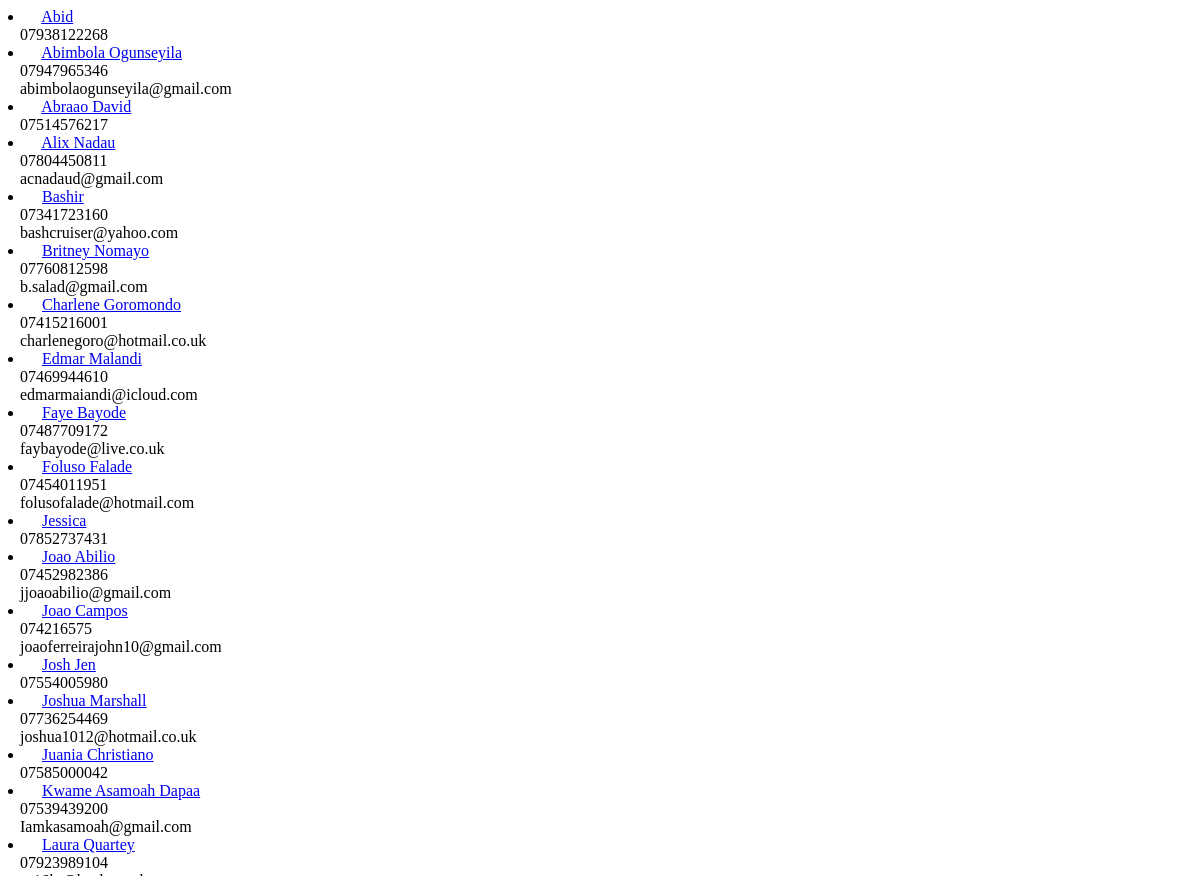
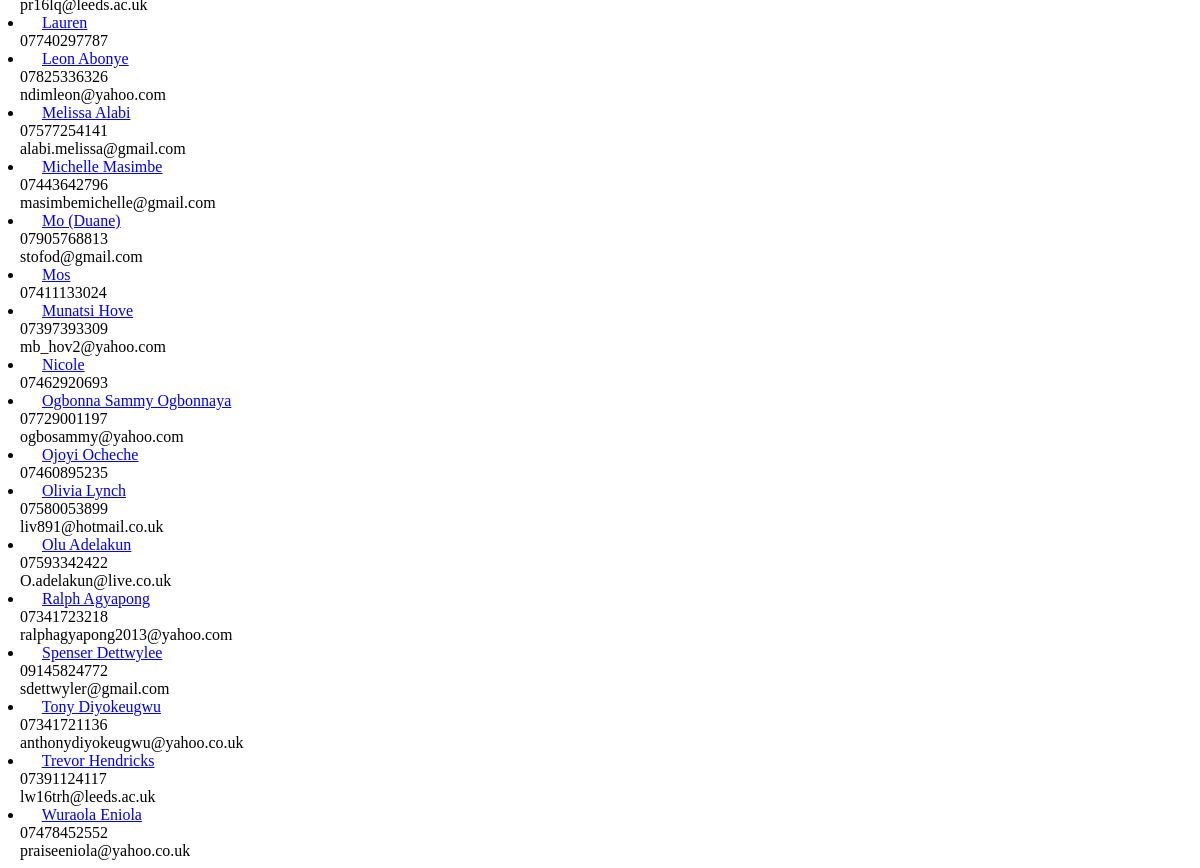
Page /member/_status/First Timer (signed in) on the earlier database version (2 pictures, top to bottom).
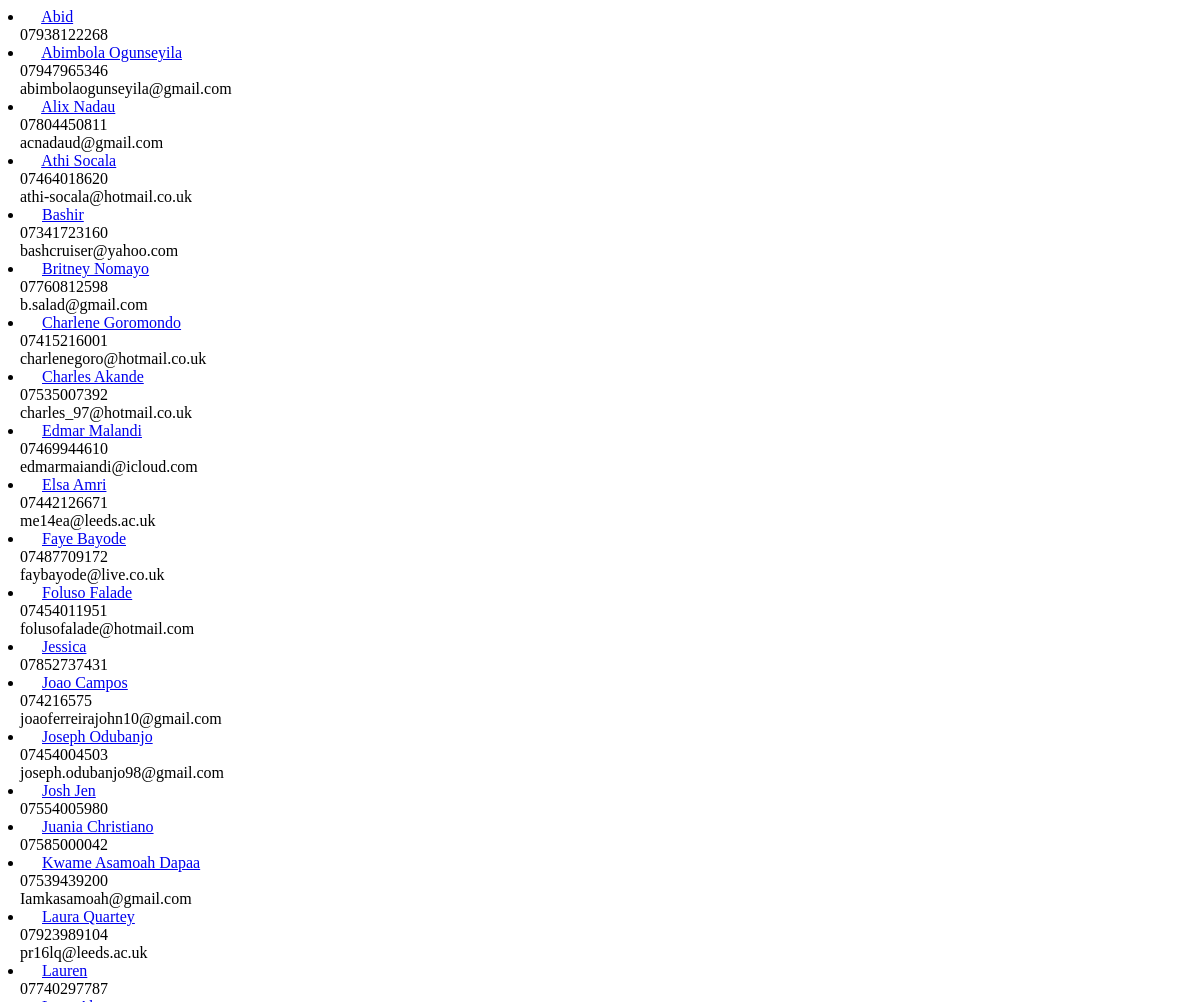
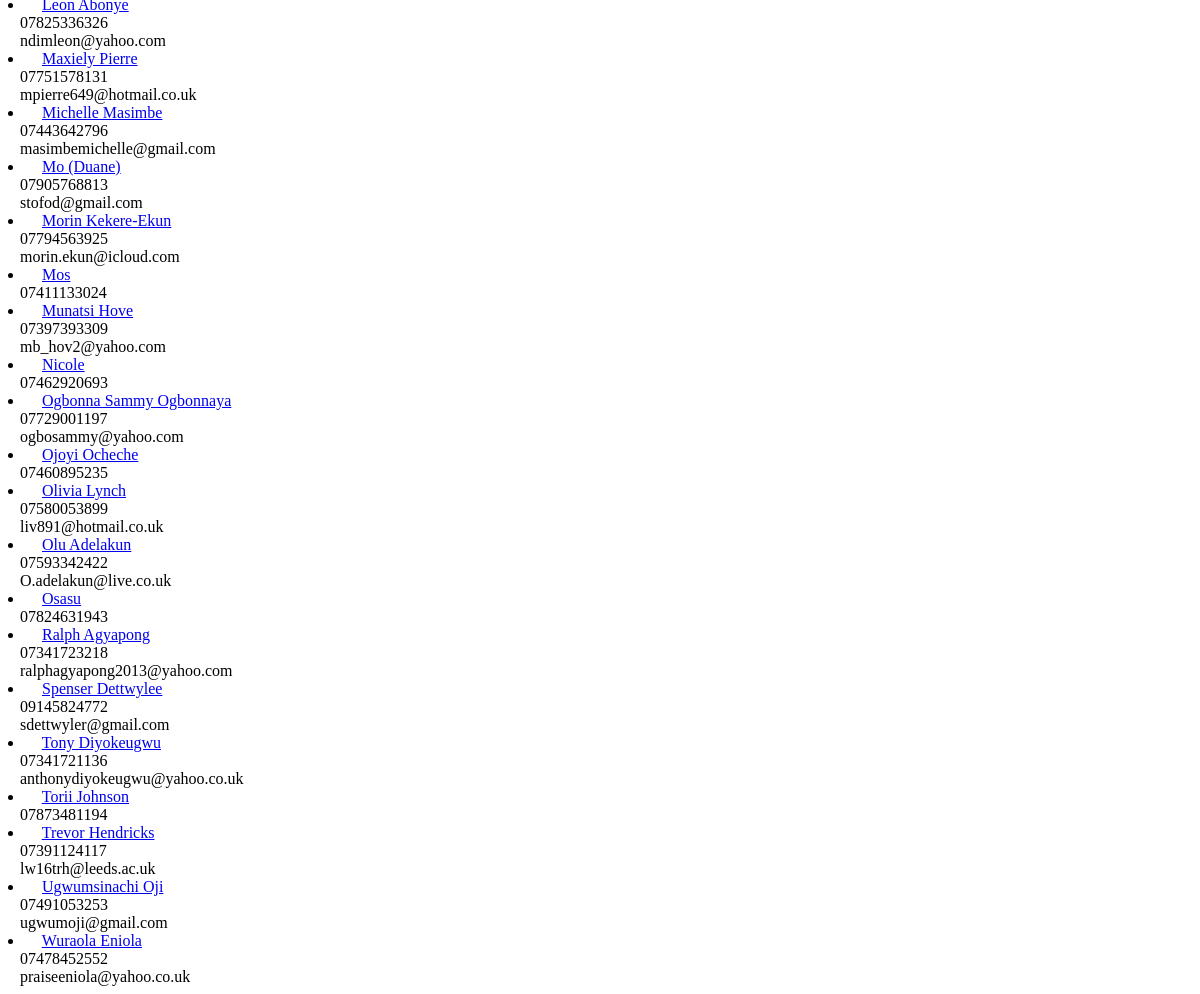
Same page on the later database version (2 pictures, top to bottom).
### member/models.py (models this page shows, shortened)
class Member(models.Model):
	name = models.CharField(max_length=50, unique=True)
	gender = models.ForeignKey('Gender', on_delete=models.CASCADE, related_name="sex", null=True)
	mobile_no = models.CharField(max_length=50, blank=True, null=True, unique=False, verbose_name="Mobile number")
	email = models.EmailField(max_length=50, blank=True, null=True, verbose_name="Email Address")
	date_of_birth = models.DateField(blank=True, null=True)
	address = models.TextField(max_length=200, blank=True, null=True)
	post_code = models.CharField(max_length=10, blank=True, null=True)
	academic_institution = models.ForeignKey('AcademicInstitution', on_delete=models.CASCADE, 						related_name="academic_institution", null=True, blank=True, )
	course = models.CharField(max_length=100, blank=True)
	first_attended = models.DateField(blank=True, null=True)
	attendance_status = models.ForeignKey('Attendance', on_delete=models.CASCADE, related_name="attendance_status")
	shepherd = models.ForeignKey(User, on_delete=models.CASCADE)
	last_visited = models.DateField(null=True, blank=True)
	extra_info = models.TextField(max_length=2000, blank=True)
	last_modified = models.DateTimeField(auto_now=True)
	class Meta:
		ordering = ["name"]

### member/views.py (the view)
@login_required
def _list_members_by_status(request, status):
	pattern = re.compile(r"^([\w\s\d\.-_]+)$")
	if pattern.match(status) and status != "ALL":
		attendance = Attendance.objects.get(status__iexact = status).status
		members = Member.objects.filter(attendance_status__status__iexact = attendance)
	else:
		members = Member.objects.all()
	context = {
		'members': members
	}
	return render (request, '_partial/member_data.html', context)

### member/templates/_partial/member_data.html (shortened to what this page needs)
{% for member in members %}
  <li class="w3-padding-16 datalist">
	<span class="w3-large">
	  <a href="{% url 'member:member_info' member.name.lower %}">{{ member.name.title }}</a></span>
	{% if member.mobile_no|slugify != "" %}
		<br>&nbsp;&nbsp;
		<span class="w3-text-grey">{{ member.mobile_no }} </span>
	{% endif %}
	{% if member.email|slugify != "" %}
		<br>&nbsp;&nbsp;
		<span class="w3-text-grey">{{ member.email }} </span><br>
	{% endif %}
{% endfor %}
</li>

Differences in the rows shown:
no longer on this page (row edited): Member: name "Abraao David", mobile_no "07514576217"
no longer on this page (row edited): Member: name "Joao Abilio", mobile_no "07452982386", email "jjoaoabilio@gmail.com"
no longer on this page (row edited): Member: name "Joshua Marshall", mobile_no "07736254469", email "joshua1012@hotmail.co.uk"
no longer on this page (row edited): Member: name "Melissa Alabi", mobile_no "07577254141", email "alabi.melissa@gmail.com"
added Member: name "Athi Socala", mobile_no "07464018620", email "athi-socala@hotmail.co.uk"
added Member: name "Charles Akande", mobile_no "07535007392", email "charles_97@hotmail.co.uk"
now on this page (row edited): Member: name "Elsa Amri", mobile_no "07442126671", email "me14ea@leeds.ac.uk"
now on this page (row edited): Member: name "Joseph Odubanjo", mobile_no "07454004503", email "joseph.odubanjo98@gmail.com"
added Member: name "Maxiely Pierre", mobile_no "07751578131", email "mpierre649@hotmail.co.uk"
added Member: name "Morin Kekere-Ekun", mobile_no "07794563925", email "morin.ekun@icloud.com"
added Member: name "Osasu", mobile_no "07824631943"
added Member: name "Torii Johnson", mobile_no "07873481194"
added Member: name "Ugwumsinachi Oji", mobile_no "07491053253", email "ugwumoji@gmail.com"
